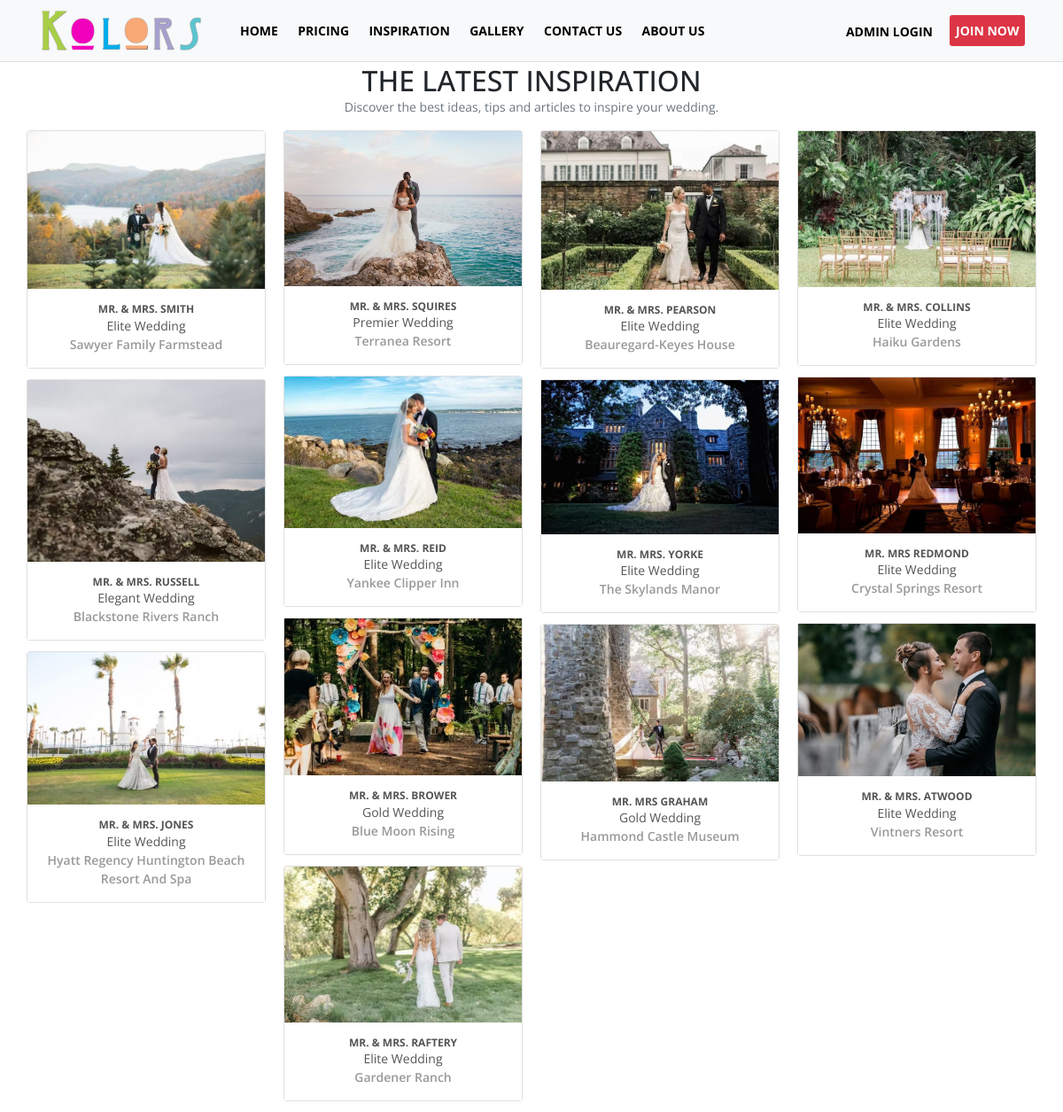
Screenshot of /real-weddings.php with the database file from the repository.
### tables this page shows
CREATE TABLE `tblpostwedding` (
  `id` int(11) NOT NULL,
  `title` varchar(100) NOT NULL,
  `description` text NOT NULL,
  `preview_image` text NOT NULL,
  `location` varchar(100) NOT NULL,
  `status` enum('0','1') NOT NULL,
  `wedding_date` varchar(100) NOT NULL,
  `wedding_type` varchar(100) NOT NULL,
  `date_created` varchar(100) NOT NULL,
  `date_published` varchar(100) NOT NULL
);

### admin/include/database.php (called while the page is built, shortened)
<?php
class Database
{
    public $connection;
    public function open_connection()
    {
        $this->connection = mysqli_connect(DB_HOST, DB_USER, DB_PASS, DB_NAME);
    }
    public function query($sql)
    {
        $result = mysqli_query($this->connection, $sql);
        return $result;
    }
}
$db = new Database();
?>

### admin/include/EventWedding.php (called while the page is built, shortened)
<?php
class EventWedding extends DB_Object
{
    public $preview_image;
    public $upload_directory = "upload/events";
    public $image_placeholder = "http://placehold.it/64x64&text=images";
    public function preview_image_picture() {
        return empty($this->preview_image) ? $this->image_placeholder : $this->upload_directory. '/' .$this->preview_image;
    }
    public static function getEventBlogs() {
        global $db;
        $sql = "SELECT * FROM tblpostwedding WHERE status = '1' ORDER BY id DESC";
        $result_set = $db->query($sql);
        $the_object_array = array();
        while($row = mysqli_fetch_array($result_set)) {
            $the_object_array[] = static::instantiation($row);
        }
        return $the_object_array;
    }
}
?>

### admin/include/db_object.php (called while the page is built, shortened)
<?php
class DB_Object
{
    public static function instantiation($the_record){
        $the_object = new $calling_class;
        foreach($the_record as $the_attribute => $value)
        {
            if($the_object->has_the_attribute($the_attribute)) {
                $the_object->$the_attribute = $value;
            }
        }
        return $the_object;
    }
    private function has_the_attribute($the_attribute) {
        $object_properties = get_object_vars($this);
        return array_key_exists($the_attribute, $object_properties);
    }
}
?>

### real-weddings.php (the view, shortened to what this page needs)
<?php
    $blogEvent = EventWedding::getEventBlogs();
 ?>
<!doctype html>
<html lang="en">
<head>
    <link rel="stylesheet" type="text/css" href="https://cdn.materialdesignicons.com/2.1.19/css/materialdesignicons.min.css">
    <link rel="stylesheet" href="css/bootstrap.min.css">
    <link rel="stylesheet" href="css/datepicker.css">
    <link rel="stylesheet" href="css/style.css">
</head>
<body>
<?php
include "include/nav.php";
?>
<div class="container">
    <div class="row">
        <div class="col-lg-12">
            <h4 class="h2 text-center mb-0">THE LATEST INSPIRATION</h4>
            <p class="text-muted text-center">Discover the best ideas, tips and articles to inspire your wedding.</p>
        </div>
           <div class="card-columns">
            <?php foreach($blogEvent as $blog_item) : ?>
               <div class="card">
                <img class="card-img-top" src="admin/<?= $blog_item->preview_image_picture(); ?>" alt="Card image cap">
                <div class="card-body">
                    <a href="wedding_details.php?id=<?= $blog_item->id; ?>" class="btn-stamp">
                        <h6 class="card-title mt-0 mb-0 text-center font-weight-bold font-custom text-uppercase"><?= $blog_item->title; ?></h6>
                        <p class="card-text mt-0 mb-0 text-center color_gray"><?= $blog_item->wedding_type; ?> Wedding</p>
                        <p class="card-text mt-0 mb-0 text-center color_light text-capitalize"><i class="mdi mdi-map-marker"></i>
                            <?= $blog_item->location; ?></p>
                    </a>
                </div>
            </div>
            <?php endforeach; ?>
        </div>
    </div>
</div>
</body>
</html>

### css/style.css (style rules this page uses)
body { font-family: "Open Sans", "Roboto", sans-serif !important; }
body { font-family: "Open Sans", "Roboto", sans-serif; line-height: 1.5em; margin-bottom: 0%; width: 100%; margin-top: 4%; overflow-x: hidden; background: #f1f1f1; font-size: 14px; }
.card-columns { column-count: 4; }
.card-body { background: #fff; padding: 1rem; }
.color_gray { color: #555; }
.color_light { color: #999; font-weight: 600; }
h6.font-custom { color: #555; }
img.card-img-top { border-radius: 0; }
.font-custom { font-size: 12px; color: #222; font-weight: bold; }

### real-weddings.php (style rules this page uses)
body { background: #fff; margin-top:6%; }

### rows the page displays
tblpostwedding: preview_image (picture), title "MR. & MRS. SMITH", wedding_type "Elite", location "Sawyer Family Farmstead"
tblpostwedding: preview_image (picture), title "MR. & MRS. RUSSELL", wedding_type "Elegant", location "Blackstone Rivers Ranch"
tblpostwedding: preview_image (picture), title "MR. & MRS. JONES", wedding_type "Elite", location "Hyatt Regency Huntington Beach Resort And Spa"
tblpostwedding: preview_image (picture), title "MR. & MRS. SQUIRES", wedding_type "Premier", location "Terranea Resort"
tblpostwedding: preview_image (picture), title "MR. & MRS. REID", wedding_type "Elite", location "Yankee Clipper Inn"
tblpostwedding: preview_image (picture), title "MR. & MRS. BROWER", wedding_type "Gold", location "Blue Moon Rising"
tblpostwedding: preview_image (picture), title "MR. & MRS. RAFTERY", wedding_type "Elite", location "Gardener Ranch"
tblpostwedding: preview_image (picture), title "MR. & MRS. PEARSON", wedding_type "Elite", location "Beauregard-Keyes House"
tblpostwedding: preview_image (picture), title "MR. MRS. YORKE", wedding_type "Elite", location "The Skylands Manor"
tblpostwedding: preview_image (picture), title "MR. MRS GRAHAM", wedding_type "Gold", location "Hammond Castle Museum"
tblpostwedding: preview_image (picture), title "MR. & MRS. COLLINS", wedding_type "Elite", location "Haiku Gardens"
tblpostwedding: preview_image (picture), title "MR. MRS REDMOND", wedding_type "Elite", location "Crystal Springs Resort"
tblpostwedding: preview_image (picture), title "MR. & MRS. ATWOOD", wedding_type "Elite", location "Vintners Resort"
